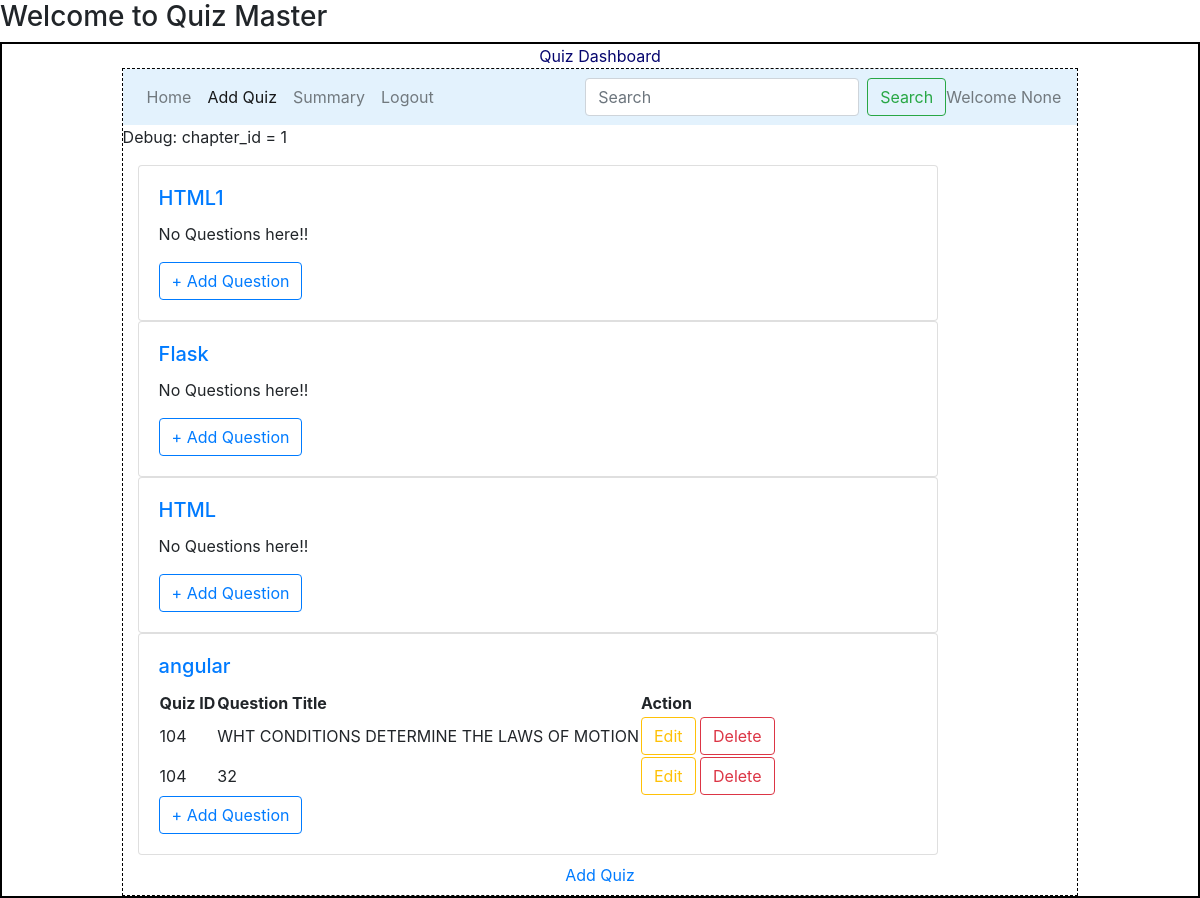
Screenshot of /quizManagement_dashboard/1/HTML1 with the database file from the repository.
### models/model1.py (models this page shows)
class Quiz(db.Model):
    __tablename__="quiz"
    id=db.Column(db.Integer,primary_key=True,autoincrement=True)
    chapter_id=db.Column(db.Integer,db.ForeignKey("chapter.id"),nullable=False)
    quiz_name=db.Column(db.String,nullable=False)
    date_of_quiz=db.Column(db.Date,nullable=False)
    time_duration=db.Column(db.Time,nullable=False)
    remarks=db.Column(db.String,nullable=False)
    questions=db.relationship("Questions",cascade="all,delete",backref="quiz",lazy=True)

class Questions(db.Model):
    __tablename__="questions"
    id=db.Column(db.Integer,primary_key=True)
    quiz_id=db.Column(db.Integer,db.ForeignKey("quiz.id"),nullable=False)
    question_statement=db.Column(db.String,nullable=False)
    option1=db.Column(db.String,nullable=False)
    option2=db.Column(db.String,nullable=False)
    option3=db.Column(db.String,nullable=False)
    option4=db.Column(db.String,nullable=False)
    correct_option=db.Column(db.String,nullable=False)

### controllers/routes.py (the view)
@app.route('/quizManagement_dashboard/<int:chapter_id>/<string:quiz_name>', methods=['GET', 'POST'])
def quizManagement_dashboard(chapter_id, quiz_name):
    quizzes = Quiz.query.filter_by(chapter_id=chapter_id).all()
    if not quizzes:
        flash("No quizzes found! Please add a quiz first.", "warning")
        return redirect(url_for("add_quiz", chapter_id=chapter_id, quiz_name=quiz_name))
    return render_template("quizManagement_dashboard.html", chapter_id=chapter_id, quiz_name=quiz_name, quizzes=quizzes,name=session.get("name"))

### templates/quizManagement_dashboard.html
{%extends "quiz_layout.html"%}
{%block content %}
<p>Debug: chapter_id = {{ chapter_id }}</p>
              <div class="container">
                {%if quizzes%}
                <div class="row">
                  {%for quiz in quizzes%}
                    <div class="col">
                    <div class="card" style="width: 50rem;">
                        <div class="card-body">
                          <a href="{{ url_for('quiz_detail', id=quiz.id) }}">
                            <h5 class="card-title">{{quiz.quiz_name}}</h5>
                          </a>
                          {%if quiz.questions%}
                            <table>
                              <tr>
                                <th>Quiz ID</th>
                                <th>Question Title</th>
                                <th>Action</th>
                              </tr>
                              {%for ques in quiz.questions%}
                              <tr>
                                <td>{{ques.quiz_id}}</td>
                                <td>{{ques.question_statement}}</td>
                                <td>
                                  <a href="{{ url_for('edit_question',quiz_id=ques.quiz_id,id=ques.id) }}" class="btn btn-outline-warning">Edit</a>
                                  <form action="{{ url_for('delete_question',id=ques.id) }}" method="POST" style="display:inline;">
                                   <button type="submit" class="btn btn-outline-danger" onclick="return confirm('Are you sure you want to delete this chapter?');">Delete</button>
                                </form>
                                </td>
                              </tr>
                              {%endfor%}
                            </table>
                          {%else%}
                            <p>No Questions here!!</p>
                          {%endif%}
                          <a href="{{ url_for('add_question', quiz_id=quiz.id, id=quiz.chapter_id) }}" class="btn btn-outline-primary">
                              + Add Question
                          </a>
                        </div>
                      </div>
                    </div>
                  {%endfor%}
                </div>
                {%else%}
                 <h3 class="center"> No Quizzes are available!!</h3>
                {%endif%}
              </div>
              <div class="center">
                {% if quiz %}
                  <li class="nav-item">
                    <a class="nav-link" href="{{ url_for('quizManagement_dashboard', chapter_id=quiz.chapter_id, quiz_name=quiz.quiz_name) }}">
                      Quiz: {{ quiz.quiz_name }}
                    </a>
                  </li>
                {% else %}
                  <li class="nav-item" type="button">
                    <a class="nav-link" href="{{ url_for('add_quiz', chapter_id=chapter_id, quiz_name=quiz_name) }}">
                      Add Quiz
                    </a>
                  </li>
                {% endif %}
            </div>
        </div>
{%endblock%}

### static/main.css (style rules this page uses)
* { margin:0px; }
.center { text-align: center; margin: auto; color:rgb(5,5,110); }

### rows the page displays
Quiz: quiz_name "HTML1", shows "No Questions here!!"
Quiz: quiz_name "Flask", shows "No Questions here!!"
Quiz: quiz_name "HTML", shows "No Questions here!!"
Quiz: quiz_name "angular"
Questions: quiz_id "104", question_statement "WHT CONDITIONS DETERMINE THE LAWS OF MOTION"
Questions: quiz_id "104", question_statement "32"

### other values shown
{{ name }} "None"
{{ chapter_id }} "1"
